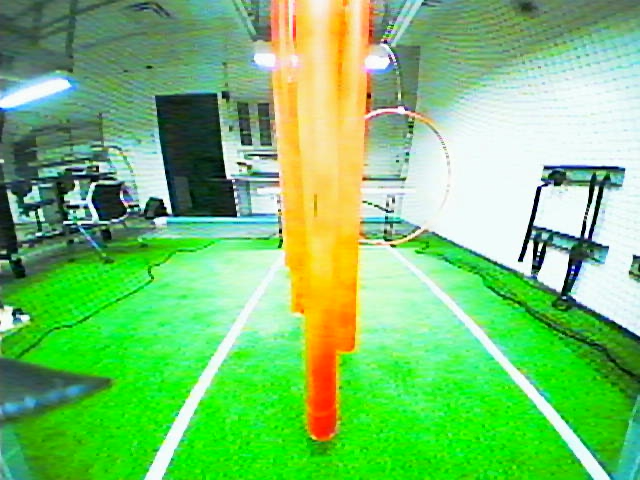
#> input picture finding_red/filtered_test_frame.png, 640 x 480 px
$ python image_process_test.py
#> lines starting #> are read from the running program, lines starting #| are printed output that depends on the picture; after the words box and inside, x2 and y2 are one past the last pixel; in counts of white or black regions, pixels touching at a corner belong together
import cv2

def red_filter(frame):
    hsv_frame = cv2.cvtColor(frame, cv2.COLOR_BGR2HSV)
    #      h s v
    llb = (0,2,0)
    ulb = (27,255,255)
    lb = (120, 3, 0)
    ub = (180, 255, 255)

    lowreds = cv2.inRange(hsv_frame, llb, ulb)
    highreds = cv2.inRange(hsv_frame, lb, ub)
    res = cv2.bitwise_or(lowreds, highreds)

    return res


frame = cv2.imread('filtered_test_frame.png')
#> frame is the input picture: shape (480, 640, 3); mean B, G, R 108.8, 195.7, 119.5
while(True):
    blurred = cv2.GaussianBlur(frame,(7,7),0)
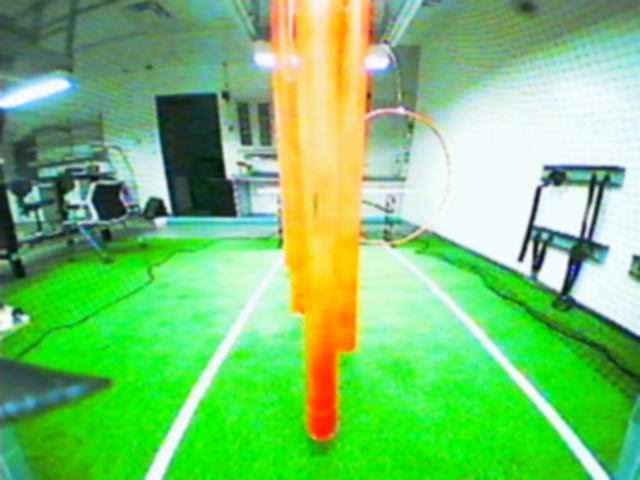
#> blurred: shape (480, 640, 3); mean B, G, R 108.8, 195.7, 119.5
    # dst = cv2.fastNlMeansDenoisingColored(frame,None,7,7,7,21)
    cv2.imshow('frame',frame)
    cv2.imshow('blurredimg',blurred)
    # cv2.imshow('denoised',dst)


    hsv_frame_gauss = red_filter(blurred)
#> in red_filter, `hsv_frame = cv2.cvtColor(frame, cv2.COLOR_BGR2HSV)`: hsv_frame: shape (480, 640, 3); mean H, S, V 64.5, 133.2, 202.7
#> in red_filter, `lowreds = cv2.inRange(hsv_frame, llb, ulb)`:
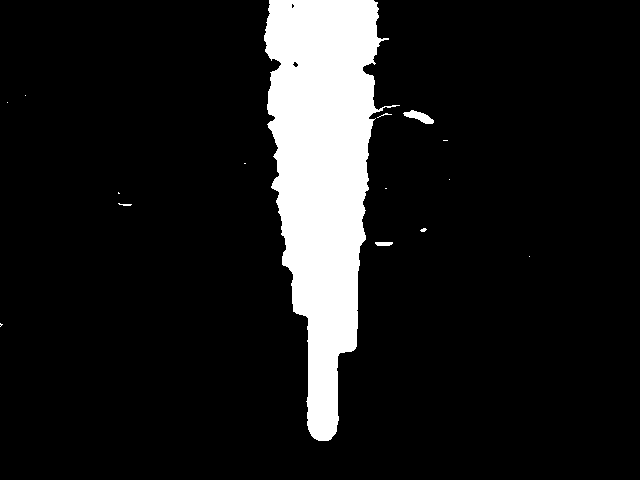
#> lowreds: shape (480, 640); 10.9% white; 15 white regions (11 under 20 px), largest, box (x1, y1, x2, y2) and area: (264, 0, 400, 441) 33244, (403, 110, 434, 124) 215, (375, 242, 393, 246) 65, (118, 203, 132, 206) 23
#> in red_filter, `highreds = cv2.inRange(hsv_frame, lb, ub)`:
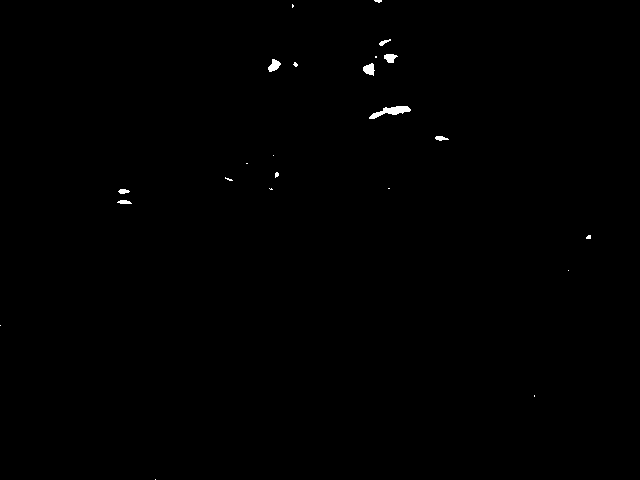
#> highreds: shape (480, 640); 0.27% white; 23 white regions (15 under 20 px), largest, box (x1, y1, x2, y2) and area: (369, 106, 411, 119) 246, (363, 63, 375, 76) 103, (268, 59, 281, 72) 101
#> in red_filter, `res = cv2.bitwise_or(lowreds, highreds)`:
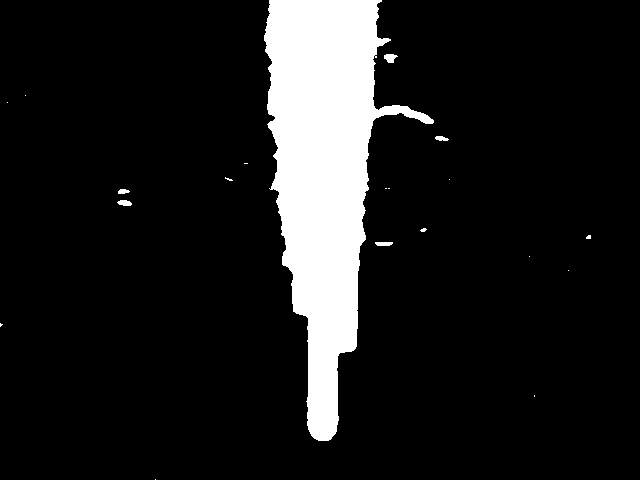
#> res: shape (480, 640); 11.2% white; 20 white regions (14 under 20 px), largest, box (x1, y1, x2, y2) and area: (264, 0, 434, 441) 34033, (384, 54, 398, 63) 86, (117, 200, 132, 206) 68, (375, 242, 393, 246) 65, (435, 136, 449, 141) 51, (118, 189, 130, 194) 46
    # hsv_frame_denoise = red_filter(dst)
    # orig_res = red_filter(frame)

    cv2.imshow('hsv_frame_gauss',hsv_frame_gauss)
    # cv2.imshow('hsv_frame_denoise', hsv_frame_denoise)
    # cv2.imshow('orig_res',orig_res)


    # Hit q to quit.
    if cv2.waitKey(1) & 0xFF == ord('q'):
#> (key q is pressed here)
        break

cv2.destroyAllWindows()
